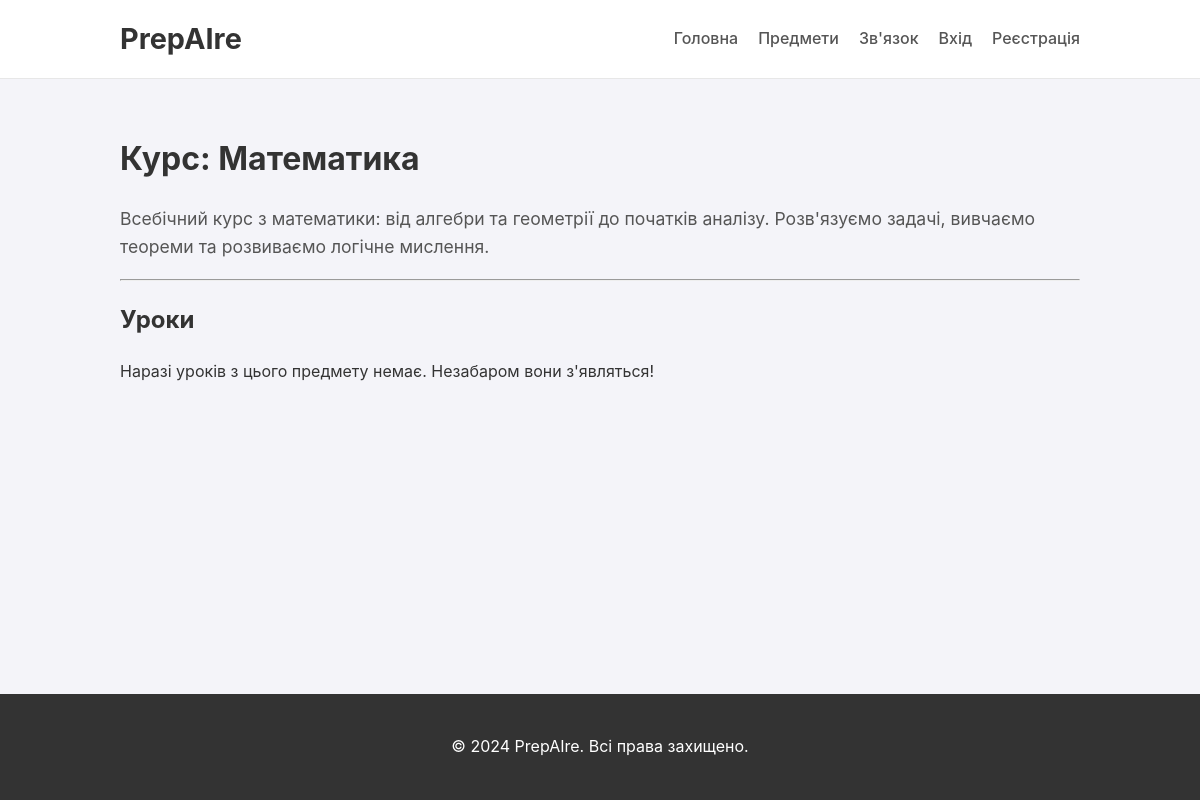
Page /subject/mathematics on the committed database.
### models.py (models this page shows)
class Subject(db.Model):
    id = db.Column(db.Integer, primary_key=True)
    name = db.Column(db.String(100), unique=True, nullable=False)
    slug = db.Column(db.String(100), unique=True, nullable=False) # Для URL, напр. 'ukrainian-language'
    description = db.Column(db.Text, nullable=False)
    lessons = db.relationship('Lesson', backref='subject', lazy=True, cascade="all, delete-orphan")

### app.py (the view)
@app.route('/subject/<slug>')
def subject_page(slug):
    subject = Subject.query.filter_by(slug=slug).first_or_404()
    return render_template('subject_page.html', subject=subject)

### templates/subject_page.html (shortened to what this page needs)
{% extends "base.html" %}
{% block content %}
    <h1>Курс: {{ subject.name }}</h1>
    <p class="course-description">{{ subject.description }}</p>
    <hr>
    <h2>Уроки</h2>
    <div class="lessons-list">
        {% if subject.lessons %}
            {% for lesson in subject.lessons %}
            <div class="lesson">
                <a href="{{ url_for('lesson_page', lesson_slug=lesson.slug) }}">
                    <h3>{{ lesson.title }}</h3>
                </a>
            </div>
            {% endfor %}
        {% else %}
            <p>Наразі уроків з цього предмету немає. Незабаром вони з'являться!</p>
        {% endif %}
    </div>
{% endblock %}

### static/css/style.css (style rules this page uses)
body { font-family: -apple-system, BlinkMacSystemFont, "Segoe UI", Roboto, "Helvetica Neue", Arial, sans-serif; line-height: 1.6; margin: 0; padding: 0; background-color: #f4f4f9; color: #333; display: flex; flex-direction: column; min-height: 100vh; }
.course-description { font-size: 1.1rem; color: #555; }

### rows in the picture
Subject: name "Математика", description "Всебічний курс з математики: від алгебри та геометрії до початків аналізу. Розв'язуємо задачі, вивчаємо теореми та розвиваємо логічне мислення."
